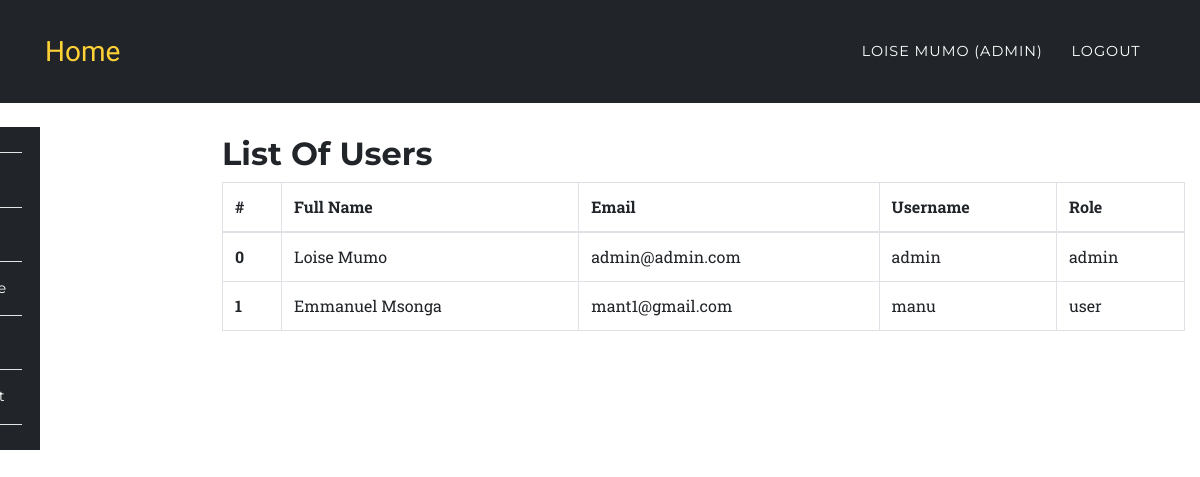
Screenshot of /app/users.php (signed in) with the database file from the repository.
### tables this page shows
CREATE TABLE `users` (
  `id` int(10) UNSIGNED NOT NULL,
  `fullname` varchar(191) NOT NULL,
  `mobile` varchar(191) NOT NULL,
  `username` varchar(191) NOT NULL,
  `email` varchar(191) NOT NULL,
  `password` varchar(191) NOT NULL,
  `created_at` timestamp NULL DEFAULT CURRENT_TIMESTAMP,
  `updated_at` timestamp NULL DEFAULT CURRENT_TIMESTAMP,
  `role` varchar(100) DEFAULT 'user',
  `status` int(1) NOT NULL DEFAULT '1'
);

### app/users.php (the view, shortened to what this page needs)
<?php
	require '../config/config.php';
		try {
			$stmt = $connect->prepare('SELECT * FROM users');
			$stmt->execute();
			$data = $stmt->fetchAll(PDO::FETCH_ASSOC);
		}
		catch(PDOException $e) {
			$errMsg = $e->getMessage();
		}
?>
<?php include '../include/header.php';?>
	<nav class="navbar navbar-expand-lg navbar-dark" style="background-color:#212529;" id="mainNav">
      <div class="container">
        <a class="navbar-brand js-scroll-trigger" href="../index.php">Home</a>
        <div class="collapse navbar-collapse" id="navbarResponsive">
          <ul class="navbar-nav text-uppercase ml-auto">
            <li class="nav-item">
              <a class="nav-link" href="login.php"><?php echo $_SESSION['fullname']; ?> <?php if($_SESSION['role'] == 'admin'){ echo "(Admin)"; } ?></a>
            </li>
            <li class="nav-item">
              <a href="../auth/logout.php" class="nav-link">Logout</a>
            </li>
          </ul>
        </div>
      </div>
    </nav>
<?php include '../include/side-nav.php';?>
<section class="wrapper" style="margin-left:16%;margin-top: -11%;">
	<div class="container">
		<div class="row">
			<div class="col-12">
				<h2>List Of Users</h2>
				<div class="table-responsive">
					<table class="table table-bordered">
					  <thead>
					    <tr>
					      <th>#</th>
					      <th>Full Name</th>
					      <th>Email</th>
					      <th>Username</th>
					      <th>Role</th>
					    </tr>
					  </thead>
					  <tbody>
					  	<?php
					  		foreach ($data as $key => $value) {
							   echo '<tr>';
							      echo '<th scope="row">'.$key.'</th>';
							      echo '<td>'.$value['fullname'].'</td>';
							      echo '<td>'.$value['email'].'</td>';
							      echo '<td>'.$value['username'].'</td>';
							      echo '<td>'.$value['role'].'</td>';
							   echo '</tr>';
					  		}
					  	?>
					  </tbody>
					</table>
				</div>
			</div>
		</div>
	</div>
</section>
<?php include '../include/footer.php';?>

### css/rent.css (style rules this page uses)
body { overflow-x: hidden; font-family: 'Roboto Slab', 'Helvetica Neue', Helvetica, Arial, sans-serif; }
a { color: #fed136; }
h1, h2, h3, h4, h5, h6 { font-weight: 700; font-family: 'Montserrat', 'Helvetica Neue', Helvetica, Arial, sans-serif; }
section { padding: 10px 0; }
@media (min-width: 768px) { section { padding: 140px 0; } }
#mainNav { background-color: #212529; }
#mainNav .navbar-brand { color: #fed136; font-family: 'Kaushan Script', 'Helvetica Neue', Helvetica, Arial, cursive; }
#mainNav .navbar-nav .nav-item .nav-link { font-size: 90%; font-weight: 400; padding: 0.75em 0; letter-spacing: 1px; color: white; font-family: 'Montserrat', 'Helvetica Neue', Helvetica, Arial, sans-serif; }
@media (min-width: 992px) { #mainNav { padding-top: 25px; padding-bottom: 25px; -webkit-transition: padding-top 0.3s, padding-bottom 0.3s; -moz-transition: padding-top 0.3s, padding-bottom 0.3s; transition: padding-top 0.3s, padding-bottom 0.3s; border: none; background-color: transparent; } }
@media (min-width: 992px) { #mainNav .navbar-brand { font-size: 1.75em; -webkit-transition: all 0.3s; -moz-transition: all 0.3s; transition: all 0.3s; } }
@media (min-width: 992px) { #mainNav .navbar-nav .nav-item .nav-link { padding: 1.1em 1em !important; } }

### css/style.css (style rules this page uses)
.navbar { border-radius: 0px; }
section { padding-left: 15px; }

### rows the page displays
users: key "0", fullname "Loise Mumo", email "admin@admin.com", username "admin", role "admin"
users: key "1", fullname "Emmanuel Msonga", email "mant1@gmail.com", username "manu", role "user"

### other values shown
$_SESSION['fullname'] "LOISE MUMO"
